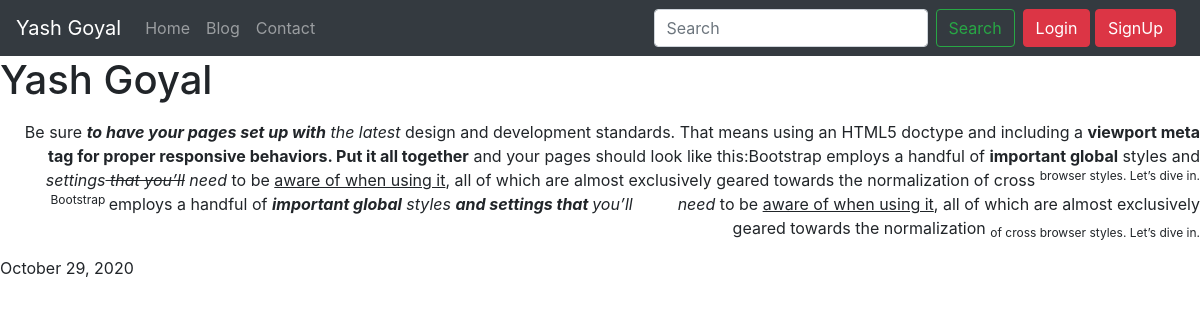
Screenshot of /blog/post/7 with the database file from the repository.
### main/models.py (models this page shows)
class Post(models.Model):
    title = models.CharField(max_length=300)
    content = RichTextField()
    posted_date = models.DateTimeField(auto_now_add=True)

### main/views.py (the view)
# urls.py: path('blog/post/<int:post_id>', views.post, name = "post"),
def post(request, post_id=None):
    post = get_object_or_404(Post, id=post_id)
    context = {'post':post}
    return render(request, 'main/post.html', context)

### main/templates/main/post.html (shortened to what this page needs)
{% extends 'main/index.html' %}
{% block main-content %}
<h1>{{post.title}}</h1>
<p>{{post.content|safe}}</p>
<p>{{post.posted_date|date:"F d, Y"}}</p>
{% endblock %}

### rows the page displays
Post: title "Yash Goyal", content "Be sure to have your pages set up with the latest design and development standards. That means using an HTML5 doctype and including a viewport meta tag for proper responsive behaviors. Put it all together and your pages should look like this:Bootstrap employs a handful of important global styles and settings that you’ll need to be aware of when using it , all of which are almost exclusively geared towards the normalization of cross browser styles. Let’s dive in. Bootstrap employs a handful of important global styles and settings that you’ll need to be aware of when using it , all of which are almost exclusively geared towards the normalization of cross browser styles. Let’s dive in.", posted_date "October 29, 2020"
